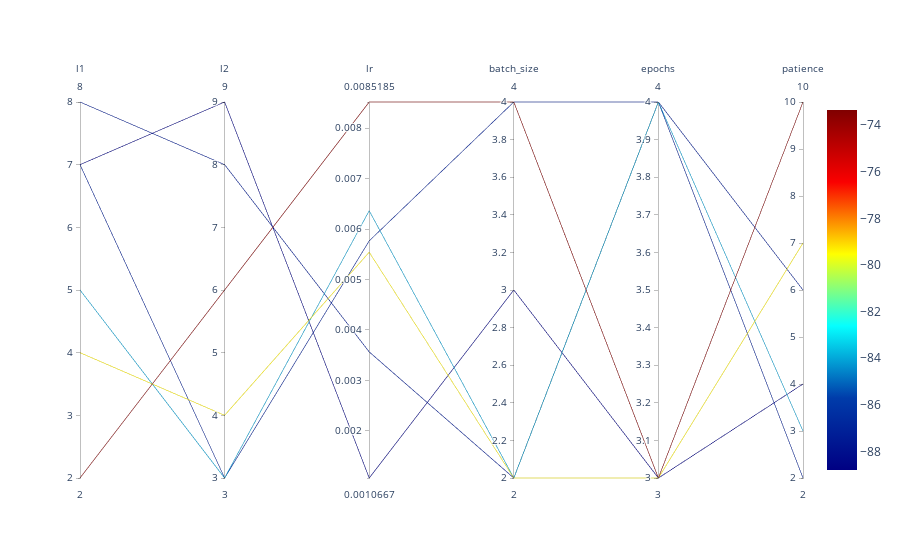

The cell this chart's notebook holds for it:
### Markdown cell above
## Parallel Coordinates Plot

### Code cell
spot_tuner.parallel_plot()

### Figure 1 — Plotly figure (JSON) as saved in the notebook; plotly's stock layout.template omitted (floating-point values rounded to 4 significant figures)
{"data": [{"dimensions": [{"label": "l1", "range": [2, 8], "values": [8, 5, 2, 4, 7, 7]}, {"label": "l2", "range": [3, 9], "values": [8, 3, 6, 4, 9, 3]}, {"label": "lr", "range": [0.001067, 0.008519], "values": [0.003566, 0.006364, 0.008519, 0.005541, 0.001067, 0.005767]}, {"label": "batch_size", "range": [2, 4], "values": [2, 2, 4, 2, 3, 4]}, {"label": "epochs", "range": [3, 4], "values": [4, 4, 3, 3, 3, 4]}, {"label": "patience", "range": [2, 10], "values": [6, 3, 10, 7, 4, 2]}], "line": {"cmax": -73.35, "cmin": -88.8, "color": [-87.46, -84.14, -73.35, -79.37, -88.8, -87.25], "colorscale": [[0, "rgb(0,0,131)"], [0.2, "rgb(0,60,170)"], [0.4, "rgb(5,255,255)"], [0.6, "rgb(255,255,0)"], [0.8, "rgb(250,0,0)"], [1, "rgb(128,0,0)"]], "showscale": true}, "type": "parcoords"}], "layout": {}}
